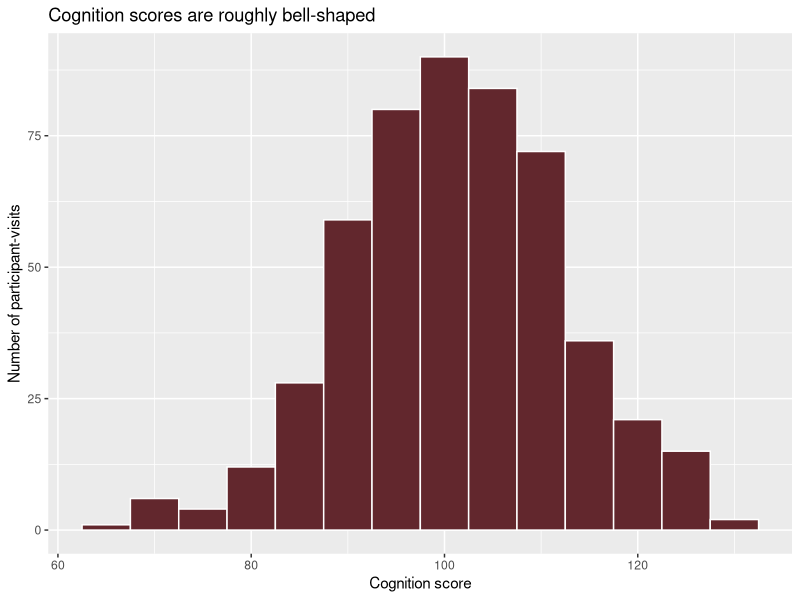
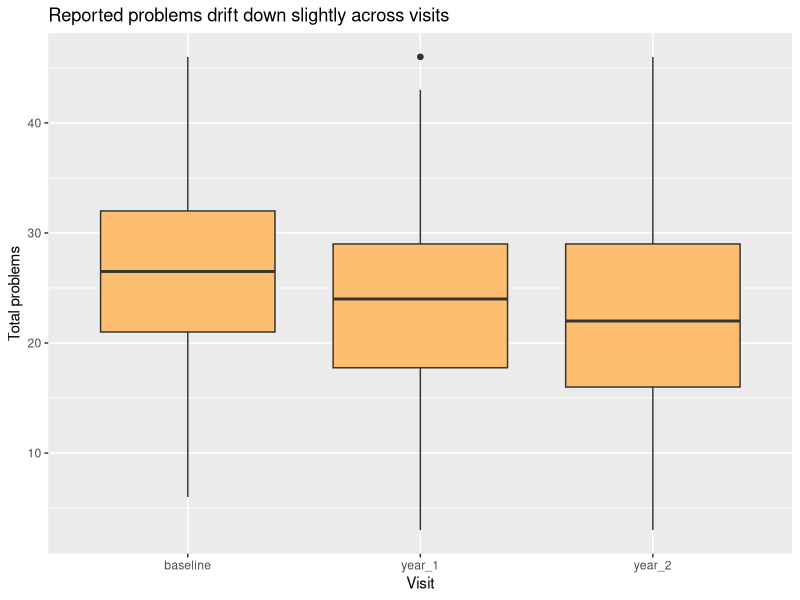
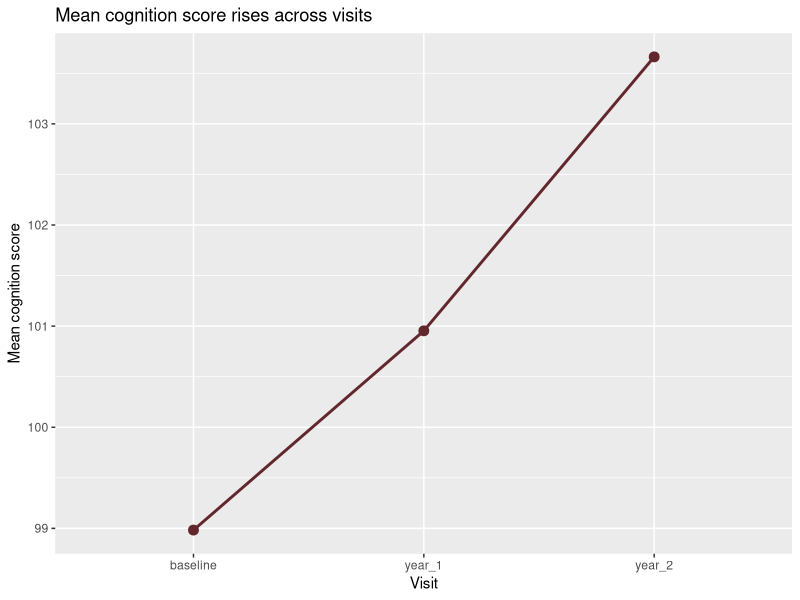
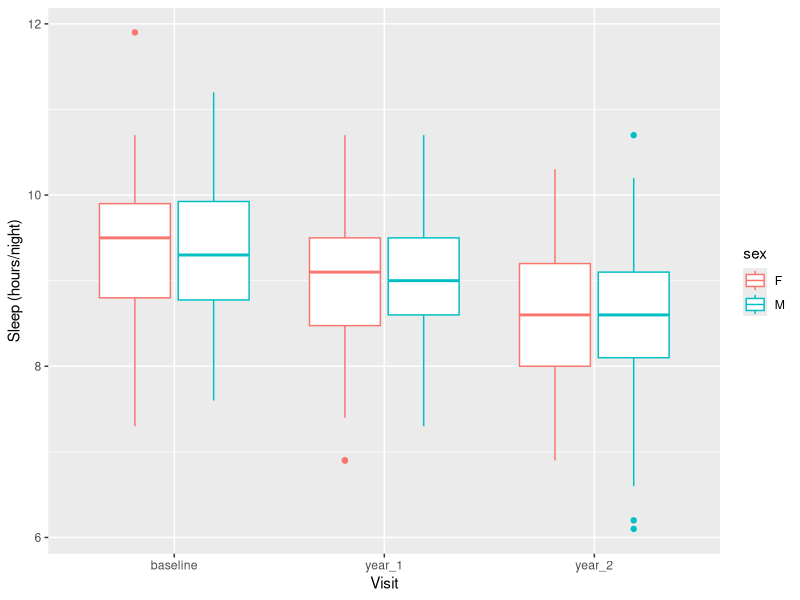

Write the R code that produced these figures, in order. (Note: this script raises an error after producing the figures.)
## ---- chunk 1
#| label: first-line
2 + 2
## ---- chunk 2
#| label: assignment
age_years <- 10
age_years
## ---- chunk 3
#| label: functions
sqrt(16)
round(3.14159, digits = 2)
## ---- chunk 4
#| label: vectors
scores <- c(104, 98, 116, 91)
scores
## ---- chunk 5
#| label: vectorised
scores + 10
mean(scores)
## ---- chunk 6
#| label: libraries
library(readr)    # reading data files
library(dplyr)    # transforming data
library(tidyr)    # tidying and reshaping
library(ggplot2)  # plots
## ---- chunk 7
#| label: ex-1-1
sleep <- c(9.5, 8, 10, 7.5)
mean(sleep)
max(sleep)
## ---- chunk 8
#| label: types
class(10.5)          # numeric  -- numbers
class("baseline")    # character -- text, always in quotes
class(TRUE)          # logical  -- TRUE / FALSE
class(factor("F"))   # factor   -- categories with a fixed set of levels
## ---- chunk 9
#| label: coercion
mixed <- c(1, 2, "three")
class(mixed)
mixed
## ---- chunk 10
#| label: read-data
abcd <- read_csv("data/abcd-synthetic.csv")
## ---- chunk 11
#| label: glimpse
glimpse(abcd)
## ---- chunk 12
#| label: inspect
dim(abcd)     # rows, then columns
names(abcd)   # column names
## ---- chunk 13
#| label: head
head(abcd)    # the first 6 rows
## ---- chunk 14
#| label: summary
summary(abcd)
## ---- chunk 15
#| label: ex-1-2
dim(abcd)
200 * 3
## ---- chunk 16
#| label: nested
mean(abcd$cognition_score, na.rm = TRUE)
## ---- chunk 17
#| label: pipe-simple
abcd$cognition_score |> mean(na.rm = TRUE)
## ---- chunk 18
#| label: filter
abcd |> filter(visit == "baseline")
## ---- chunk 19
#| label: filter-two
abcd |> filter(visit == "baseline", sex == "F")
## ---- chunk 20
#| label: filter-in
abcd |> filter(site %in% c("S01", "S02"))
## ---- chunk 21
#| label: select
abcd |> select(subject_id, visit, cognition_score)
## ---- chunk 22
#| label: arrange
abcd |> arrange(desc(cognition_score))
## ---- chunk 23
#| label: mutate
abcd |> 
  mutate(age_years = age_months / 12) |> 
  select(subject_id, visit, age_months, age_years)
## ---- chunk 24
#| label: summarise
abcd |> 
  summarise(
    n            = n(),
    mean_cog     = mean(cognition_score, na.rm = TRUE),
    mean_sleep   = mean(sleep_hrs, na.rm = TRUE)
  )
## ---- chunk 25
#| label: group-by
abcd |> 
  group_by(visit) |> 
  summarise(
    n        = n(),
    mean_cog = mean(cognition_score, na.rm = TRUE),
    mean_age = mean(age_months)
  )
## ---- chunk 26
#| label: count
abcd |> count(visit)
abcd |> count(site, sex)
## ---- chunk 27
#| label: ex-1-3
abcd |> 
  filter(visit == "year_2") |> 
  group_by(sex) |> 
  summarise(
    n          = n(),
    mean_screen = mean(screen_time_hrs, na.rm = TRUE)
  )
## ---- chunk 28
#| label: ex-1-4
abcd |> 
  mutate(sleep_deficit = 9 - sleep_hrs) |> 
  arrange(desc(sleep_deficit)) |> 
  select(subject_id, visit, sleep_deficit) |> 
  head(5)
## ---- chunk 29
#| label: na-trap
mean(abcd$cognition_score)
## ---- chunk 30
#| label: na-rm
mean(abcd$cognition_score, na.rm = TRUE)
## ---- chunk 31
#| label: count-na
abcd |> 
  summarise(
    missing_cog    = sum(is.na(cognition_score)),
    missing_probs  = sum(is.na(total_problems)),
    missing_screen = sum(is.na(screen_time_hrs))
  )
## ---- chunk 32
#| label: na-by-visit
abcd |> 
  group_by(visit) |> 
  summarise(
    n           = n(),
    missing_cog = sum(is.na(cognition_score)),
    pct_missing = round(100 * mean(is.na(cognition_score)), 1)
  )
## ---- chunk 33
#| label: drop-na
abcd_cog <- abcd |> drop_na(cognition_score)
nrow(abcd)
nrow(abcd_cog)
## ---- chunk 34
#| label: fig-histogram
#| fig-cap: "Distribution of cognition scores across all visits"
#| fig-alt: "Histogram of cognition scores, roughly bell-shaped and centred near 100."
#| warning: false
abcd |> 
  ggplot(aes(x = cognition_score)) +
  geom_histogram(binwidth = 5, fill = "#62272D", colour = "white") +
  labs(
    title = "Cognition scores are roughly bell-shaped",
    x     = "Cognition score",
    y     = "Number of participant-visits"
  )
## ---- chunk 35
#| label: fig-boxplot
#| fig-cap: "Total problems by visit"
#| fig-alt: "Boxplots of total problem scores at baseline, year 1 and year 2, with slightly lower medians at later visits."
#| warning: false
abcd |> 
  ggplot(aes(x = visit, y = total_problems)) +
  geom_boxplot(fill = "#FDBF6F") +
  labs(
    title = "Reported problems drift down slightly across visits",
    x     = "Visit",
    y     = "Total problems"
  )
## ---- chunk 36
#| label: fig-line
#| fig-cap: "Mean cognition score at each visit"
#| fig-alt: "Line chart with points showing mean cognition score rising modestly from baseline through year 2."
abcd |> 
  group_by(visit) |> 
  summarise(mean_cog = mean(cognition_score, na.rm = TRUE)) |> 
  ggplot(aes(x = visit, y = mean_cog, group = 1)) +
  geom_line(colour = "#62272D", linewidth = 1) +
  geom_point(size = 3, colour = "#62272D") +
  labs(
    title = "Mean cognition score rises across visits",
    x     = "Visit",
    y     = "Mean cognition score"
  )
## ---- chunk 37
#| label: ex-1-5
#| fig-alt: "Boxplots of sleep hours by visit, split by sex."
#| warning: false
abcd |> 
  ggplot(aes(x = visit, y = sleep_hrs, colour = sex)) +
  geom_boxplot() +
  labs(x = "Visit", y = "Sleep (hours/night)")
## ---- chunk 38
#| label: write-out
visit_summary <- abcd |> 
  group_by(visit) |> 
  summarise(
    n        = n(),
    mean_cog = mean(cognition_score, na.rm = TRUE),
    mean_probs = mean(total_problems, na.rm = TRUE)
  )

write_csv(visit_summary, "output/visit-summary.csv")
## ---- chunk 39
#| label: full-pipeline
abcd |> 
  filter(visit == "baseline") |> 
  drop_na(cognition_score) |> 
  mutate(age_years = age_months / 12) |> 
  group_by(sex) |> 
  summarise(
    n            = n(),
    mean_age     = round(mean(age_years), 1),
    mean_cog     = round(mean(cognition_score), 1),
    mean_screen  = round(mean(screen_time_hrs, na.rm = TRUE), 1)
  )
